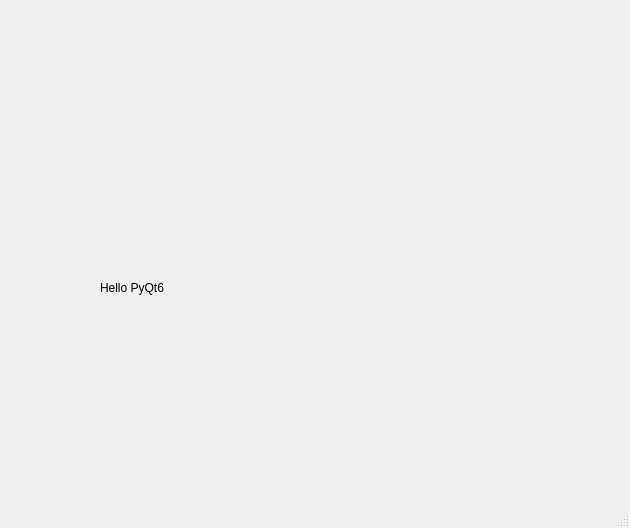
<?xml version="1.0" encoding="UTF-8"?>
<ui version="4.0">
 <class>MainWindow</class>
 <widget class="QMainWindow" name="MainWindow">
  <property name="geometry">
   <rect>
    <x>0</x>
    <y>0</y>
    <width>630</width>
    <height>528</height>
   </rect>
  </property>
  <property name="windowTitle">
   <string>MainWindow</string>
  </property>
  <widget class="QWidget" name="centralwidget">
   <widget class="QLabel" name="label">
    <property name="geometry">
     <rect>
      <x>100</x>
      <y>280</y>
      <width>141</width>
      <height>16</height>
     </rect>
    </property>
    <property name="text">
     <string>Hello PyQt6</string>
    </property>
   </widget>
  </widget>
  <widget class="QMenuBar" name="menubar">
   <property name="geometry">
    <rect>
     <x>0</x>
     <y>0</y>
     <width>630</width>
     <height>37</height>
    </rect>
   </property>
  </widget>
  <widget class="QStatusBar" name="statusbar"/>
 </widget>
 <resources/>
 <connections/>
</ui>
